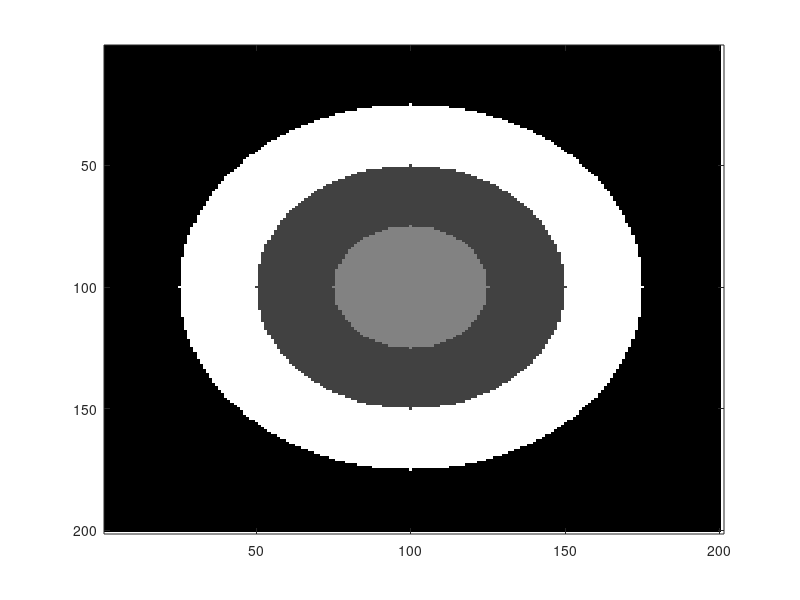

Recreate this plot in MATLAB.
n=201;
A=ones(n,n);
x=-1;
y=-1;

for x=-1:0.01:1
    for y=-1:0.01:1
        if x^2+y^2<=1/16
            a=round(x*100+100);
            b=round(y*100+100);
            A(a,b)=0.5;
        end
        if x^2+y^2<=0.25 && x^2+y^2>1/16
            a=round(x*100+100);
            b=round(y*100+100);
            A(a,b)=0.25;
        end
        if x^2+y^2<=9/16 && x^2+y^2>0.25
            a=round(x*100+100);
            b=round(y*100+100);
            A(a,b)=1;
        end
        if x^2+y^2>9/16 && x~=-1 && y~=-1
            a=round(x*100+100);
            b=round(y*100+100);
            A(a,b)=0;
        end
    end
end
figure; 
imagesc(A);
colormap(gray);


figure
theta = 90;
[R,xp] = radon(A,theta);




